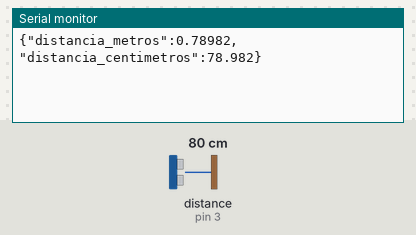
Bench run of a sketch on a simulated Arduino Uno, built with avr-gcc and run on an emulated ATmega328P. Shown: the last lines printed to the serial monitor. Wiring (inferred from the names in the program): ultrasonic range finder: trigger pin 2; echo pin 3. Inputs (shaded band) come from the test bench; at power-on: distance to the obstacle (sensor on pin 3) 80 cm. The echo pulse lasts 58.3 µs per cm.

Above: at 1.3 s.
1.4 s: distance to the obstacle (sensor on pin 3) set to 2 cm
At 3.0 s:
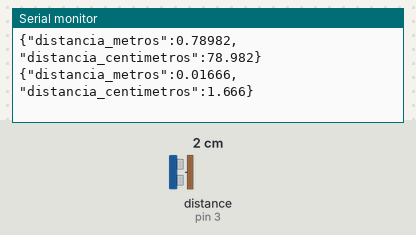
4.1 s: distance to the obstacle (sensor on pin 3) set to 4 cm
At 4.7 s:
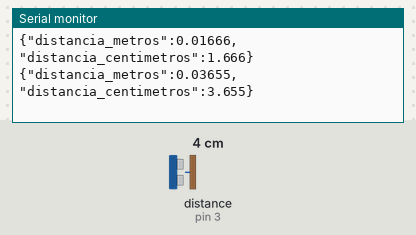
Timing chart, 0 to 7.1 s (numbered marks = the images above; inputs shaded):
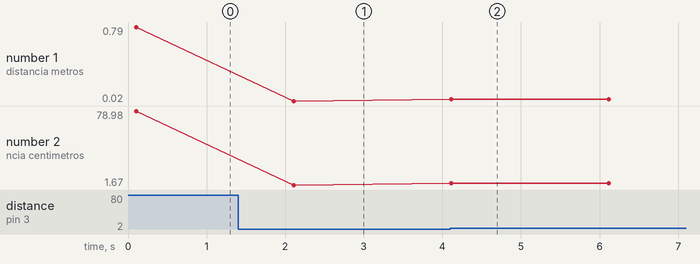

The sketch:

HC.ino
```cpp
# include <ArduinoJson.h>
const int TAMANHO = 50;
int PinTrigger = 2; // Pino usado para disparar os pulsos do sensor
int PinEcho = 3; // Pino usado para ler a saída do sensor
unsigned long TempoEcho = 0; // Tempo em microsegundos (deve ser unsigned long)
const float VelocidadeSom_mpors = 340.0; // em metros por segundo
const float VelocidadeSom_mporus = 0.000340; // em metros por microsegundo

// Declaração da função CalculaDistancia
float CalculaDistancia(unsigned long tempo);

void setup() {
  // Configura pino de Trigger como saída e inicializa com nível baixo
  pinMode(PinTrigger, OUTPUT);
  digitalWrite(PinTrigger, LOW);
  pinMode(PinEcho, INPUT); // Configura pino ECHO como entrada

  // Inicializa a porta serial
  Serial.begin(9600);
  delay(100);
}

void loop() {
  StaticJsonDocument<TAMANHO> json;
  // Envia pulso para disparar o sensor
  DisparaPulsoUltrassonico();

  // Mede o tempo de duração do sinal no pino de leitura (us)
  TempoEcho = pulseIn(PinEcho, HIGH);

  // Exibe a distância em metros e centímetros
  json["distancia_metros"] = CalculaDistancia(TempoEcho);
  json["distancia_centimetros"] = CalculaDistancia(TempoEcho) * 100;

  serializeJson(json, Serial);
  Serial.println();

  // Aguarda um pouco antes de começar novamente
  delay(2000);
}

// Função para enviar o pulso de trigger
void DisparaPulsoUltrassonico() {
  // Para fazer o HC-SR04 enviar um pulso ultrassônico, temos que enviar
  // para o pino de trigger um sinal de nível alto com pelo menos 10us de duração
  digitalWrite(PinTrigger, HIGH);
  delayMicroseconds(10);
  digitalWrite(PinTrigger, LOW);
}

// Função para calcular a distância com base no tempo de voo do ultrassom
float CalculaDistancia(unsigned long tempo) {
  // A fórmula para calcular a distância: d = (tempo * velocidade do som) / 2
  // Dividimos por 2 porque o som vai e volta, então o tempo total é o dobro da distância real.
  return (tempo * VelocidadeSom_mporus) / 2.0;
}
```

Measured:
- after the input at 1.4 s, the serial monitor: prints a new line after 0.71 s (image 1)
- after the input at 4.1 s, the serial monitor: prints a new line at once (image 2)
- plotted number 1: 0.79 → 0.02 after the input at 1.4 s, 0.02 → 0.04 after the input at 4.1 s
- plotted number 2: 78.98 → 1.67 after the input at 1.4 s, 1.67 → 3.65 after the input at 4.1 s
